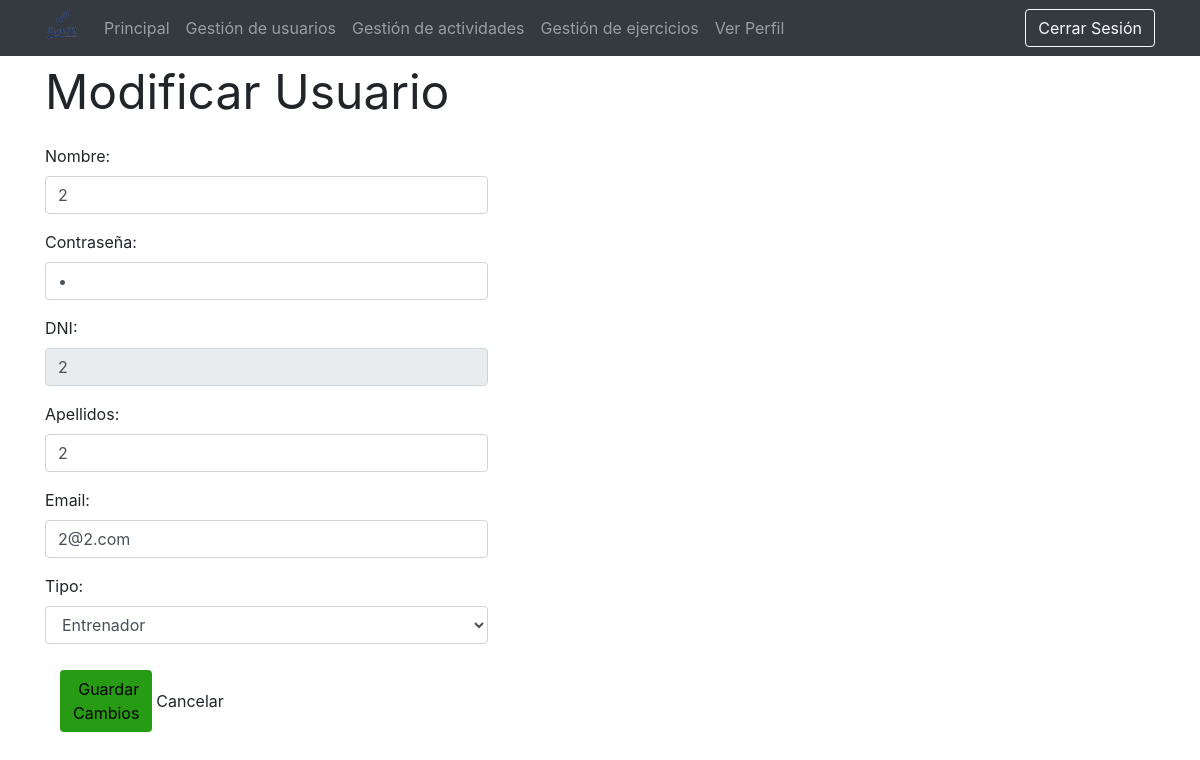
Screenshot of /vistas/modificarUsuario.php?id=2 (signed in) with the database file from the repository.
### tables this page shows
CREATE TABLE IF NOT EXISTS `usuario` (
  `ID` int(11) NOT NULL AUTO_INCREMENT,
  `DNI` varchar(9) NOT NULL,
  `nombre` varchar(45) NOT NULL,
  `apellidos` varchar(45) NOT NULL,
  `email` varchar(45) DEFAULT NULL,
  `password` varchar(50) NOT NULL,
  `tipo` varchar(20) NOT NULL,
  PRIMARY KEY (`ID`) USING BTREE
);

### modelos/m_gestionarUsuarios.php (called while the page is built, shortened)
<?php
class m_gestionarUsuarios
{
  public function getDatosUsuario($dni)
  {
    $bd = conexion_BD();
    $r = $bd->query("SELECT * FROM usuario WHERE DNI='" . $dni . "'");
    mysqli_data_seek($r, 0);
    $extraido = mysqli_fetch_array($r);
    return $extraido;
  }
}
?>

### controladores/controlador_usuario.php (called while the page is built, shortened)
<?php
require_once '../modelos/m_gestionarUsuarios.php';
class controlador_usuario
{
  public static function devolverUsuario($dni)
  {
    $m_gestionarUsuarios = new m_gestionarUsuarios();
    if ($m_gestionarUsuarios->comprobarUsuario($dni)) {
      return $m_gestionarUsuarios->getDatosUsuario($dni);
    }
  }
}

### vistas/modificarUsuario.php (the view, shortened to what this page needs)
<?php
require_once '../controladores/controlador_usuario.php';
require 'head.php';
$dni = $_GET['id'];
$result = controlador_usuario::devolverUsuario($dni);
if (isset($_SESSION['userID'])  && $_SESSION['connected'] == true && $_SESSION['userType'] == 'Administrador') {
?>
  <?php require 'header_admin.php'; ?>
  <div class="container">
    <p style="font-size: -webkit-xxx-large; ">Modificar Usuario</p>
    <form id="contact_form" action="../controladores/controlador_usuario.php?var=2#" method="post" onsubmit="return valida(this)" enctype="multipart/form-data" style="margin-right:5px;">
      <div class="row">
        <div class="col-xs-12  col-sm-5  col-md-5  col-lg-5">
          <div class="form-group">
            <label for="nombre">Nombre:</label>
            <input value="<?php echo $result['nombre']; ?>" name="actualizarnombre" type="text" class="form-control" required>
          </div>
          <div class="form-group">
            <label for="tipo">Contraseña:</label>
            <input value="<?php echo $result['password']; ?>" name="actualizarpass" type="password" class="form-control" required>
          </div>
          <div class="form-group">
            <label for="dni">DNI:</label>
            <input value="<?php echo $result['DNI']; ?>" name="actualizardni" type="text" class="form-control" readonly>
          </div>
          <div class="form-group">
            <label for="apellidos">Apellidos:</label>
            <input type="text" name="actualizarapellidos" value="<?php echo $result['apellidos']; ?>" class="form-control" required>
          </div>
          <div class="form-group">
            <label for="email">Email:</label>
            <input type="text" id="actualizaremail" name="actualizaremail" value="<?php echo $result['email']; ?>" class="form-control" required>
          </div>
          <div class="form-group">
            <label for="tipo">Tipo:</label>
            <select name="actualizartipo" class="form-control" required>
              <option> <?php echo $result['tipo']; ?> </Option>
            </select>
          </div>
        <div class="btn-group col-xs-12 col-sm-4 col-md-4 col-lg-2" role="group" style="margin-top: 10px; margin-bottom: 15px;">
          <a href="#?id=<?php echo $result['DNI']; ?>" style="text-decoration: none; "><button type="submit" class="btn btn-default3" id="botonGuardarCambios" name="submit" style="background-color: #279B13; color: black;"><span class="glyphicon glyphicon-ok" style="margin-right: 5px;"></span>Guardar Cambios</button></a>
        </div>
        <div class="btn-group col-xs-6 col-sm-4 col-md-4 col-lg-2" role="group" style="margin-top: 10px; margin-bottom: 15px;">
          <a href="gestionarUsuarios.php" style="text-decoration: none;"><button type="button" class="btn btn-default2" id="botonEliminar"><span class="glyphicon glyphicon-remove" style="margin-right: 5px;"></span>Cancelar</button></a>
        </div>
      </div>
    </form>
  </div>
  </body>
  </html>
<?php
}
?>

### rows the page displays
usuario: actualizarnombre "2", actualizardni "2", actualizarapellidos "2", actualizaremail "2@2.com", actualizartipo "Entrenador"
